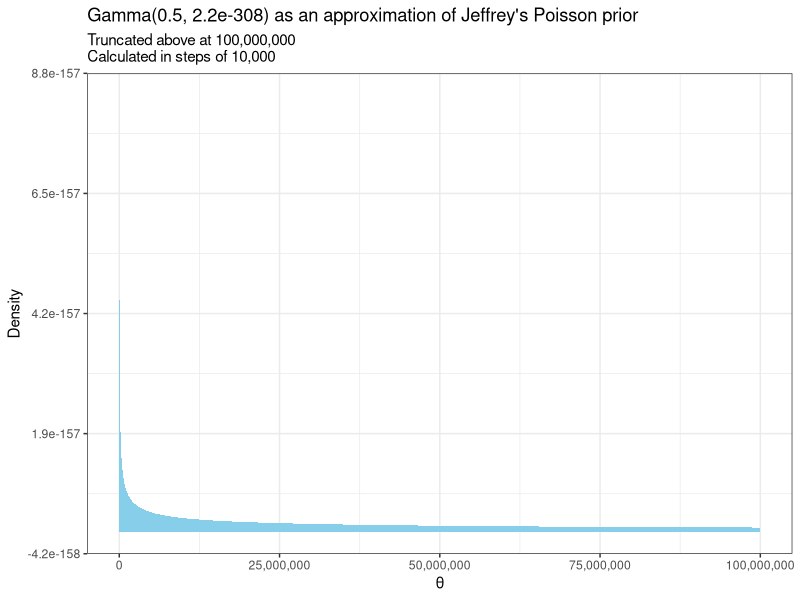

Generate this figure with R:
## ---- chunk 1
knitr::opts_chunk$set(
  echo = TRUE,
  comment = NA,
  message = FALSE,
  warning = FALSE,
  error = TRUE,
  cache = TRUE
)

library(tidyverse)
library(kableExtra)

theme_set(theme_bw())

## ---- chunk 2
epsilon <- .Machine$double.xmin

upper_limit <- 100000000
step <- upper_limit / 10000

prior <- tibble(theta = seq(0, upper_limit, step)) %>% 
  mutate(density = dgamma(theta, 0.5, epsilon)) 
## ---- chunk 3
prior %>% 
  ggplot() +
  aes(theta, density) +
  geom_area(fill = 'skyblue') +
  scale_x_continuous(labels = scales::comma) +
  scale_y_continuous(labels = function(x) signif(x, 2), limits = c(0, NA)) +
  labs(
    x = 'θ',
    y = 'Density',
    title = str_glue("Gamma(0.5, {signif(epsilon, digits = 2)}) as an approximation of Jeffrey's Poisson prior"),
    subtitle = str_glue(paste(
      'Truncated above at {scales::comma(upper_limit)}',
      'Calculated in steps of {scales::comma(step)}',
      sep = '\n'
    ))
  )
